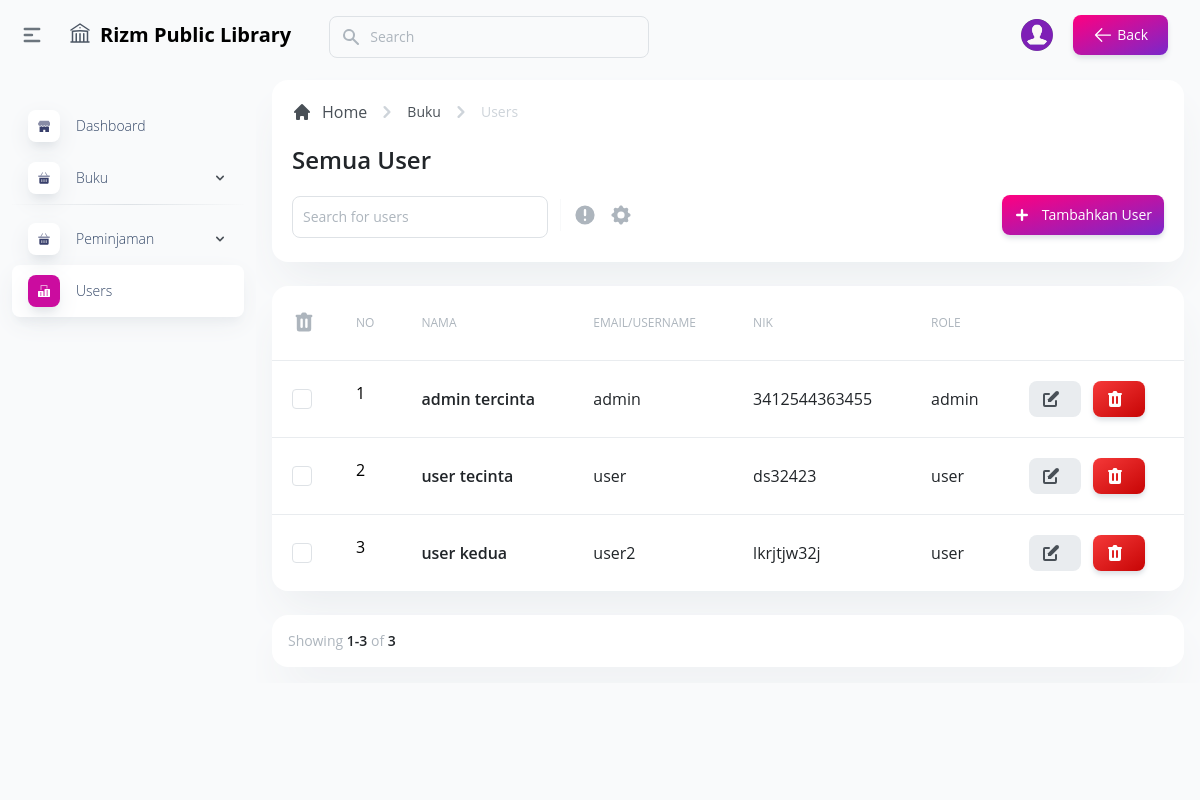
The app's page /public/borrow/users (signed in) with its own data.
### tables this page shows
CREATE TABLE `users` (
  `id` int(11) NOT NULL,
  `username` varchar(50) NOT NULL,
  `password` varchar(32) NOT NULL,
  `nama` varchar(50) NOT NULL,
  `nik` varchar(50) NOT NULL,
  `role` int(2) NOT NULL
);

### app/core/Controller.php (called while the page is built, shortened)
<?php
class Controller{
    public function view($view, $data=[]){
        require_once"../app/views/". $view . ".php";
    }
    public function model($model, $param1 = null, $param2 = null){
        return new $model($param1, $param2);
    }
}
?>

### app/controllers/Borrow.php (called while the page is built, shortened)
<?php
class Borrow extends Controller {
    public function users($page = 1, $keyword = null){
        $isAdmin = true;
        $sessionKey = Utils::validate($isAdmin);
        $UsersModel = $this->model('Users_model', $page);
        $keyword = (isset($_POST['search']) ? $_POST['search'] : null);
        if($keyword !== null){
            $paginatedData = $UsersModel->searchData($keyword) ?
                            $UsersModel->searchData($keyword) :
                            $UsersModel->getPaginatedData();
        } else {
            $paginatedData = $UsersModel->getPaginatedData();
        }
        $data = [
            'title' => 'users',
            'whoami' => $UsersModel->readDataOne($_SESSION[$sessionKey]),
            'users' => $UsersModel->readData(),
            'pagination' => [
                'startData' => $UsersModel->getStartData(),
                'perPage' => $UsersModel->getPerPage(),
                'totalPages' => $UsersModel->getTotalPages(),
                'totalData' => $UsersModel->getTotalData(),
                'currentPage' => $UsersModel->getCurrentPage(),
                'paginatedData' => $paginatedData,
            ],
        ];
        $this->view('back/dashboard/users', $data);
    }
}
?>

### app/core/App.php (called while the page is built, shortened)
<?php
class App{
    protected $method = 'index';
    protected $params = [];
    public function __construct(){
        $url = $this->parseURL();
        if( file_exists('../app/controllers/' . $url[0] . '.php') ){
            unset($url[0]);
        }
        $this->controller = new $this->controller;
        if(isset($url[1])){
            if(method_exists($this->controller, $url[1])){
                $this->method = $url[1];
            }
        }
        call_user_func_array([$this->controller, $this->method], $this->params);
    }
    public function parseURL(){
        if(isset($_GET['url'])){
            $url = rtrim($_GET['url'], '/');
            $url = filter_var($url, FILTER_SANITIZE_URL);
            $url = explode('/', $url);
            return $url;
        }
    }
}
?>

### public/index.php (called while the page is built, shortened)
<?php
$app = new App();
?>

### app/core/utility/Pagination.php (called while the page is built, shortened)
<?php
class Pagination {
    public function __construct($database, $table, $perPage, $currentPage, $condition = "", $joinTables = null) {
        $this->conn = $database->getConnection();
        $conditionQuery = "";
        $this->totalData = count($this->conn->query("SELECT * FROM {$table} {$conditionQuery}")->fetch_all(MYSQLI_ASSOC));
    }
}
?>

### app/core/utility/Database.php (called while the page is built, shortened)
<?php
class Database {
    private $host = DB_HOST;
    private $user = DB_USER;
    private $pass = DB_PASS;
    private $db = DB_NAME;
    public $conn;
    public function __construct() {
        $this->conn = new mysqli($this->host, $this->user, $this->pass, $this->db);
    }
    public function getConnection() {
        return $this->conn;
    }
}
?>

### app/models/Users_model.php (called while the page is built, shortened)
<?php
class Users_model {
    private $table = 'users';
    public function __construct($page) {
        $this->db = new Database;
        $this->paginate = new Pagination($this->db, $this->table, 10, $page);
    }
}
?>

### app/views/back/dashboard/users.php (the view, shortened to what this page needs)
<div class="flex overflow-hidden bg-white pt-16">
    <div id="main-content" class="h-full w-full bg-gray-50 relative overflow-y-auto lg:ml-64">
        <main>
            <div class="block justify-between items-center p-4 mx-4 mt-4 mb-6 bg-white rounded-2xl shadow-xl shadow-gray-200 lg:p-5 sm:flex">
                <div class="mb-1 w-full">
                    <div class="mb-4">
                        <nav class="flex mb-5" aria-label="Breadcrumb">
                            <ol class="inline-flex items-center space-x-1 md:space-x-2">
                                <li class="inline-flex items-center">
                                    <a href="#" class="inline-flex items-center text-gray-700 hover:text-gray-900">
                                        <svg class="w-5 h-5 mr-2.5" fill="currentColor" viewBox="0 0 20 20" xmlns="http://www.w3.org/2000/svg"><path d="M10.707 2.293a1 1 0 00-1.414 0l-7 7a1 1 0 001.414 1.414L4 10.414V17a1 1 0 001 1h2a1 1 0 001-1v-2a1 1 0 011-1h2a1 1 0 011 1v2a1 1 0 001 1h2a1 1 0 001-1v-6.586l.293.293a1 1 0 001.414-1.414l-7-7z"></path></svg>
                                        Home
                                    </a>
                                </li>
                                <li>
                                    <div class="flex items-center">
                                        <svg class="w-6 h-6 text-gray-400" fill="currentColor" viewBox="0 0 20 20" xmlns="http://www.w3.org/2000/svg"><path fill-rule="evenodd" d="M7.293 14.707a1 1 0 010-1.414L10.586 10 7.293 6.707a1 1 0 011.414-1.414l4 4a1 1 0 010 1.414l-4 4a1 1 0 01-1.414 0z" clip-rule="evenodd"></path></svg>
                                        <a href="#" class="ml-1 text-sm font-medium text-gray-700 hover:text-gray-900 md:ml-2">Buku</a>
                                    </div>
                                </li>
                                <li>
                                    <div class="flex items-center">
                                        <svg class="w-6 h-6 text-gray-400" fill="currentColor" viewBox="0 0 20 20" xmlns="http://www.w3.org/2000/svg"><path fill-rule="evenodd" d="M7.293 14.707a1 1 0 010-1.414L10.586 10 7.293 6.707a1 1 0 011.414-1.414l4 4a1 1 0 010 1.414l-4 4a1 1 0 01-1.414 0z" clip-rule="evenodd"></path></svg>
                                        <span class="ml-1 text-sm font-medium text-gray-400 md:ml-2" aria-current="page">Users</span>
                                    </div>
                                </li>
                            </ol>
                        </nav>
                        <h1 class="text-xl font-semibold text-gray-900 sm:text-2xl flex flex-row justify-between">
                            Semua User
                        </h1>
                    </div>
                    <div class="sm:flex">
                        <div class=" items-center mb-3 sm:flex sm:divide-x sm:divide-gray-100 sm:mb-0">
                            <form class="lg:pr-3" action="<?= BASEURL; ?>/borrow/users" method="POST">
                                <div class="relative mt-1 lg:w-64 xl:w-96">
                                    <input type="text" name="search" id="users-search" class="border border-gray-300 text-gray-900 sm:text-sm rounded-lg focus:ring-2 focus:ring-fuchsia-50 focus:border-fuchsia-300 block w-full p-2.5" placeholder="Search for users">
                                </div>
                            </form>
                            <div class="flex pl-0 mt-3 space-x-1 sm:pl-2 sm:mt-0 ">
                                <div href="#" class="inline-flex justify-center p-1 text-gray-500 rounded cursor-pointer hover:text-gray-900 hover:bg-gray-100">
                                    <button data-tooltip-target="searchBy" type="button" >
                                        <svg class="w-6 h-6" fill="currentColor" viewBox="0 0 20 20" xmlns="http://www.w3.org/2000/svg"><path fill-rule="evenodd" d="M18 10a8 8 0 11-16 0 8 8 0 0116 0zm-7 4a1 1 0 11-2 0 1 1 0 012 0zm-1-9a1 1 0 00-1 1v4a1 1 0 102 0V6a1 1 0 00-1-1z" clip-rule="evenodd"></path></svg>
                                    </button>
                                </div>
                                <a href="<?= BASEURL; ?>/borrow/users" class="inline-flex justify-center p-1 text-gray-500 rounded cursor-pointer hover:text-gray-900 hover:bg-gray-100">
                                    <button data-tooltip-target="reset" type="button" >
                                    </button>
                                </a>
                            </div>
                        </div>
                        <div class="flex items-center ml-auto space-x-2 sm:space-x-3">
                            <button type="button" data-modal-toggle="add-user-modal" class="inline-flex items-center py-2 px-3 text-sm font-medium text-center text-white rounded-lg bg-gradient-to-br from-pink-500 to-voilet-500 sm:ml-auto shadow-md shadow-gray-300 hover:scale-[1.02] transition-transform">
                                <svg class="mr-2 -ml-1 w-6 h-6" fill="currentColor" viewBox="0 0 20 20" xmlns="http://www.w3.org/2000/svg"><path fill-rule="evenodd" d="M10 5a1 1 0 011 1v3h3a1 1 0 110 2h-3v3a1 1 0 11-2 0v-3H6a1 1 0 110-2h3V6a1 1 0 011-1z" clip-rule="evenodd"></path></svg>
                                Tambahkan User
                            </button>
                        </div>
                    </div>
                </div>
            </div>
            <div class="flex flex-col my-6 mx-4 rounded-2xl shadow-xl shadow-gray-200">
                <div class="overflow-x-auto rounded-2xl">
                    <div class="inline-block min-w-full align-middle">
                        <div class="overflow-hidden shadow-lg">
                            <table class="min-w-full divide-y divide-gray-200 table-fixed">
                                <thead class="bg-white">
                                    <tr>
                                        <th scope="col" class="p-4 lg:p-5">
                                            <form action="<?= BASEURL; ?>/borrow/users_dels" method="POST">
                                            <div href="#" class="inline-flex justify-center pt-1 text-gray-500 rounded cursor-pointer hover:text-gray-900 hover:bg-gray-100">
                                                <button type="submit"  data-tooltip-target="dels" class="inline-flex justify-center text-gray-500 rounded cursor-pointer hover:text-gray-900 hover:bg-gray-100">
                                                </button>
                                            </div>
                                        </th>
                                        <th scope="col" class="p-4 text-xs font-medium text-left text-gray-500 uppercase lg:p-5">
                                            No
                                        </th>
                                        <th scope="col" class="p-4 text-xs font-medium text-left text-gray-500 uppercase lg:p-5">
                                            Nama
                                        </th>
                                        <th scope="col" class="p-4 text-xs font-medium text-left text-gray-500 uppercase lg:p-5">
                                            Email/Username
                                        </th>
                                        <th scope="col" class="p-4 text-xs font-medium text-left text-gray-500 uppercase lg:p-5">
                                            NIK
                                        </th>
                                        <th scope="col" class="p-4 text-xs font-medium text-left text-gray-500 uppercase lg:p-5">
                                            Role
                                        </th>
                                        <th scope="col" class="p-4 lg:p-5 ">
                                        </th>
                                    </tr>
                                </thead>
                                <tbody class="bg-white divide-y divide-gray-200">
                                    <?php
                                    $i = $data['pagination']['startData'] + 1;
                                    foreach ($data['pagination']['paginatedData'] as $datum) : ?>
                                        <tr class="hover:bg-gray-100">
                                            <td class="p-4 w-4 lg:p-5">
                                                <div class="flex items-center">
                                                    <input type="checkbox" name="id_users[]"  value="<?= $datum['id']; ?>" id="checkbox-1" aria-describedby="checkbox-1" class="w-5 h-5 rounded border-gray-300 focus:ring-0 checked:bg-dark-900">
                                                </div>
                                            </td>
                                            <td class="flex items-center p-4 mr-12 space-x-6 whitespace-nowrap lg:p-5 lg:mr-0">
                                                <?= $i++; ?>
                                            </td>
                                            <td class="p-4 text-base text-gray-900 whitespace-nowrap lg:p-5 font-semibold"><?= $datum['nama']; ?></td>
                                            <td class="p-4 text-base font-medium text-gray-900 whitespace-nowrap lg:p-5"><?= $datum['username']; ?></td>
                                            <td class="p-4 text-base font-medium text-gray-900 whitespace-nowrap lg:p-5"><?= $datum['nik']; ?></td>
                                            <td class="p-4 text-base font-medium text-gray-900 whitespace-nowrap lg:p-5"><?php echo (($datum['role'] == 0) ? 'user' : 'admin'); ?></td>
                                            <td class="p-4 space-x-2 whitespace-nowrap lg:p-5">
                                                <button type="button" data-modal-toggle="user-modal" data-id="<?= $datum['id'] ?>" class="modalUbah-Users inline-flex items-center py-2 px-3 text-sm font-medium text-center text-gray-700 bg-gray-200 rounded-lg hover:bg-gray-300 hover:text-gray-900 hover:scale-[1.02] transition-all">
                                                </button>
                                                <button type="button" data-modal-toggle="delete-user-modal" data-id="<?= $datum['id'] ?>" class="modalHapus-Users inline-flex items-center py-2 px-3 text-sm font-medium text-center text-white bg-gradient-to-br from-red-400 to-red-600 rounded-lg shadow-md shadow-gray-300 hover:scale-[1.02] transition-transform">
                                                </button>
                                            </td>
                                        </tr>
                                    <?php endforeach; ?>
                                </tbody> </form>
                            </table>
                        </div>
                    </div>
                </div>
            </div>
            <div class="items-center p-4 my-4 mx-4 bg-white rounded-2xl shadow-xl shadow-gray-200 sm:flex sm:justify-between">
                <div class="flex items-center mb-4 sm:mb-0">
                    <span class="text-sm font-normal text-gray-500">
                        Showing
                        <?php if ($data['pagination']['totalPages'] !== 0) : ?>
                            <span class="font-semibold text-gray-900"><?= ($data['pagination']['startData'] + 1) ?>-<?= min($data['pagination']['startData'] + $data['pagination']['perPage'], $data['pagination']['totalData']) ?></span>
                        <?php endif; ?>
                        of <span class="font-semibold text-gray-900"><?= $data['pagination']['totalData'] ?></span>
                    </span>
                </div>
            </div>
        </main>
    </div>
</div>

### records on screen
users: nama "admin tercinta", username "admin", nik "3412544363455", role "admin"
users: nama "user tecinta", username "user", nik "ds32423", role "user"
users: nama "user kedua", username "user2", nik "lkrjtjw32j", role "user"

### other values on screen
$data['pagination']['startData'] + 1 "1"
$data['pagination']['totalData'] "3"
